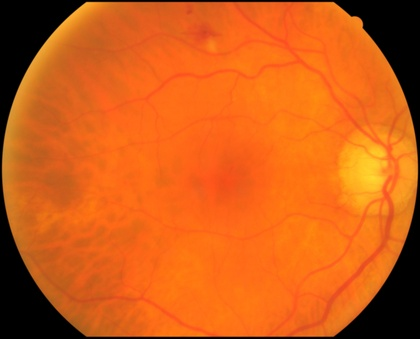
%> input picture Base de datos de imagenes/images/image_0059.jpg, 420 x 339 px, shrunk from 3006 x 2425 before the run
$ octave --eval "result = origfullsegmentation(imread('../../../Base de datos de imagenes/images/image_0059.jpg'));"   (GNU Octave 9; MATLAB toolbox functions it lacks are replaced by stand-ins)
%> lines starting %> are read from the running program, lines starting %| are printed output that depends on the picture; in (x1, y1, x2, y2) boxes, pixels count from 0 and x2, y2 are one past the last pixel; in counts of white or black regions, pixels touching at a corner belong together; the program's own positions count from 1
### procesado_imagenes/Segmentación/Bit plane slicing/RemoveVessels.m
function im_sin=RemoveVessels(I)

im_rgb = im2double(I);

im_green = im_rgb(:,:,2);
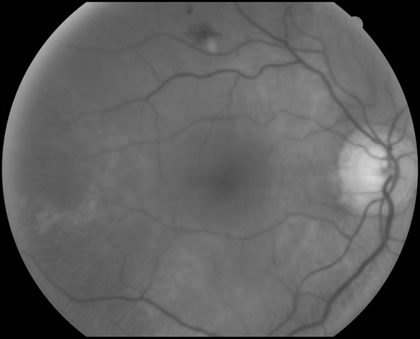
%> im_green: size 339x420 double; min 0, max 0.847, mean 0.368

im_enh = adapthisteq(im_green,'numTiles',[8 8],'nBins',128);
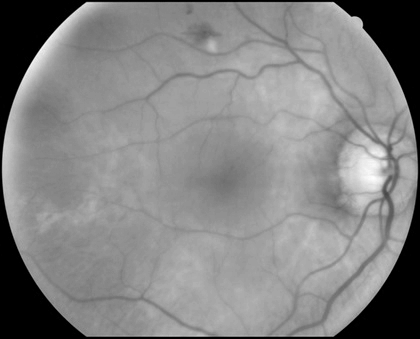
%> im_enh: size 339x420 double; min 0, max 1, mean 0.518

im_gray = imcomplement(im_enh);
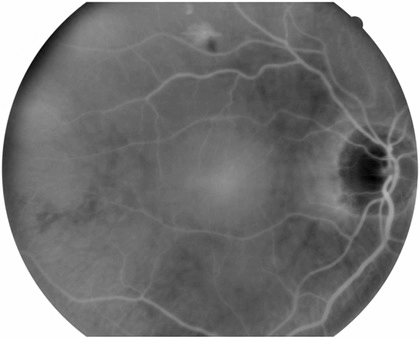
%> im_gray: size 339x420 double; min 0, max 1, mean 0.482

se = strel('disk',10);
im_top = imtophat(im_gray,se);
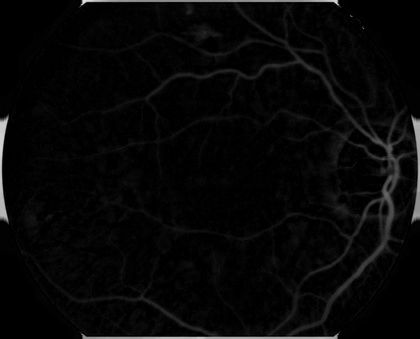
%> im_top: size 339x420 double; min 0, max 0.872, mean 0.0287
im_top_8=im2uint8(im_top);
im_top_8=imadjust(im_top_8);
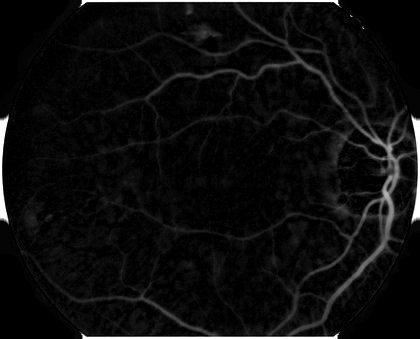
%> im_top_8: size 339x420 uint8; min 0, max 255, mean 12.5


%im_thre=im_top_8>100;
im_thre=imbinarize(im_top_8, 'adaptive');
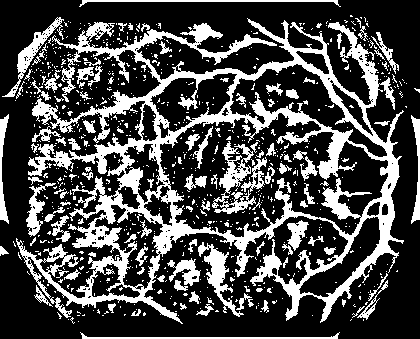
%> im_thre: size 339x420 logical; 28.7% white; 756 white regions (651 under 20 px), largest, box (x1, y1, x2, y2) and area: (16, 18, 404, 324) 26583, (212, 141, 256, 214) 1165, (198, 242, 244, 317) 927

se = strel('disk',5);
im_thre=imopen(im_thre,se);
%> im_thre: size 339x420 logical; 4% white; 36 white regions, largest, box (x1, y1, x2, y2) and area: (208, 250, 225, 286) 460, (375, 215, 393, 255) 408, (324, 189, 350, 219) 376
se = strel('disk',7);
im_thre=imdilate(im_thre,se);
%> im_thre: size 339x420 logical; 13.6% white; 30 white regions, largest, box (x1, y1, x2, y2) and area: (313, 126, 356, 225) 2460, (369, 158, 405, 261) 2277, (202, 244, 231, 292) 1149
se = strel('disk',5);
im_thre=imclose(im_thre,se);
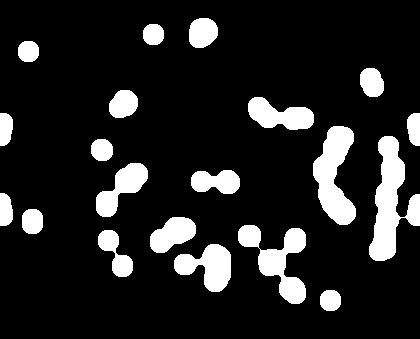
%> im_thre: size 339x420 logical; 13.9% white; 20 white regions, largest, box (x1, y1, x2, y2) and area: (369, 136, 420, 261) 3075, (313, 126, 356, 225) 2481, (238, 225, 306, 304) 2218
im_thre=imclose(im_thre,se);
im_thre=imclose(im_thre,se);

%> the run ends on the next line
im_sin=inpaintCoherent(I,im_thre,"SmoothingFactor",2,"Radius",10);

end

### procesado_imagenes/Segmentación/Bit plane slicing/Bit_plane_slicing_segmentation.m
function [VesselsRemoved,bw,bwselected,segmented_I,cropped_image_novessels,cropped_image_wvessels,centre,segblue] = Bit_plane_slicing_segmentation(I)
    VesselsRemoved = RemoveVessels(I);
    if mean(VesselsRemoved(:,:,1),'all')>170
        segblue = true;
        bw = green_channel_bitplaneslicing(VesselsRemoved,20);
    else
        segblue = false;
        bw = red_channel_bitplaneslicing(VesselsRemoved,20);
    end
    [bwselected,centre] = selectseg(bw);
    segmented_I = segment_rgb_image(bwselected,VesselsRemoved);
    cropped_image_novessels = crop_image(centre,VesselsRemoved,bwselected);
    cropped_image_wvessels = crop_image(centre,I,bwselected);
end

### procesado_imagenes/Segmentación/Prueba imagen segmentada/origfullsegmentation.m
function [bwselected,cropped_image_wvessels,cropcentre,Crop_Vessels_Removed,disclogical,cuplogical,cupcorrected,cupdiscmask,cupdiscmaskcorrected,ISNTadequate,seggreen] = origfullsegmentation(I)
[~, ~, bwselected, ~, cropped_image_novessels, cropped_image_wvessels, origcentre, seggreen] = Bit_plane_slicing_segmentation(I);

$ run again, on Base de datos de imagenes/images/image_0118.jpg
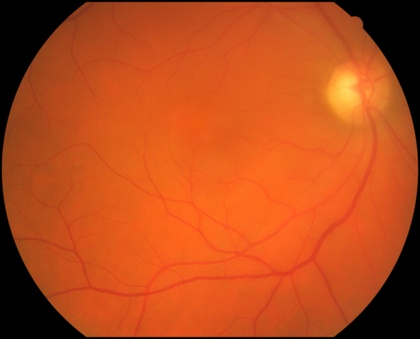
%> input picture Base de datos de imagenes/images/image_0118.jpg, 420 x 339 px, shrunk from 3004 x 2424 before the run
%> in RemoveVessels, `im_thre=imbinarize(im_top_8, 'adaptive');`:
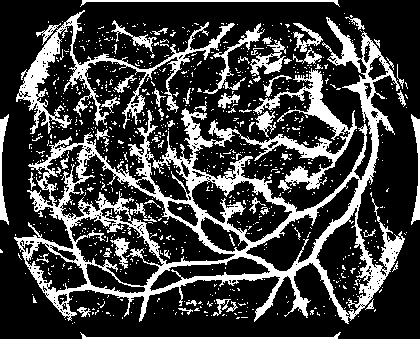
%> im_thre: size 339x420 logical; 25% white; 930 white regions (869 under 20 px), largest, box (x1, y1, x2, y2) and area: (14, 17, 405, 324) 22202, (16, 10, 235, 134) 4178, (80, 332, 341, 339) 540
%> in RemoveVessels, `im_thre=imdilate(im_thre,se);`:
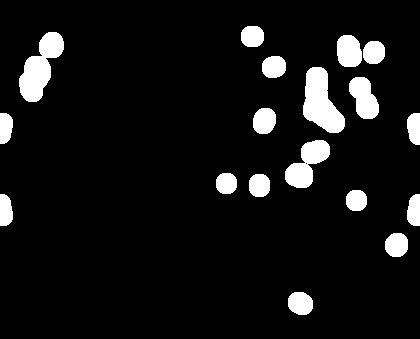
%> im_thre: size 339x420 logical; 7.9% white; 18 white regions, largest, box (x1, y1, x2, y2) and area: (303, 67, 345, 133) 1693, (19, 32, 64, 102) 1643, (285, 140, 330, 188) 1165

$ run again, on Base de datos de imagenes/images/image_0299.jpg
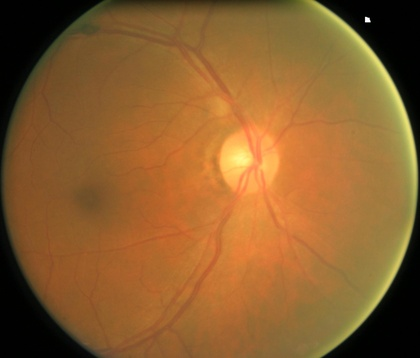
%> input picture Base de datos de imagenes/images/image_0299.jpg, 420 x 358 px, shrunk from 2405 x 2048 before the run
%> in RemoveVessels, `im_thre=imdilate(im_thre,se);`:
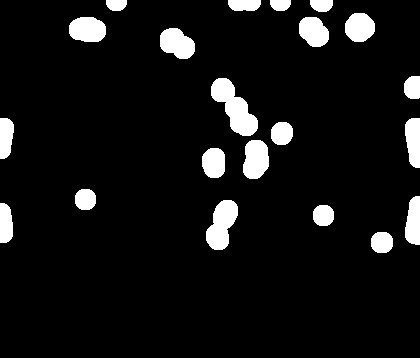
%> im_thre: size 358x420 logical; 7.8% white; 21 white regions, largest, box (x1, y1, x2, y2) and area: (211, 78, 258, 136) 1350, (206, 200, 238, 250) 1036, (243, 140, 269, 179) 829
